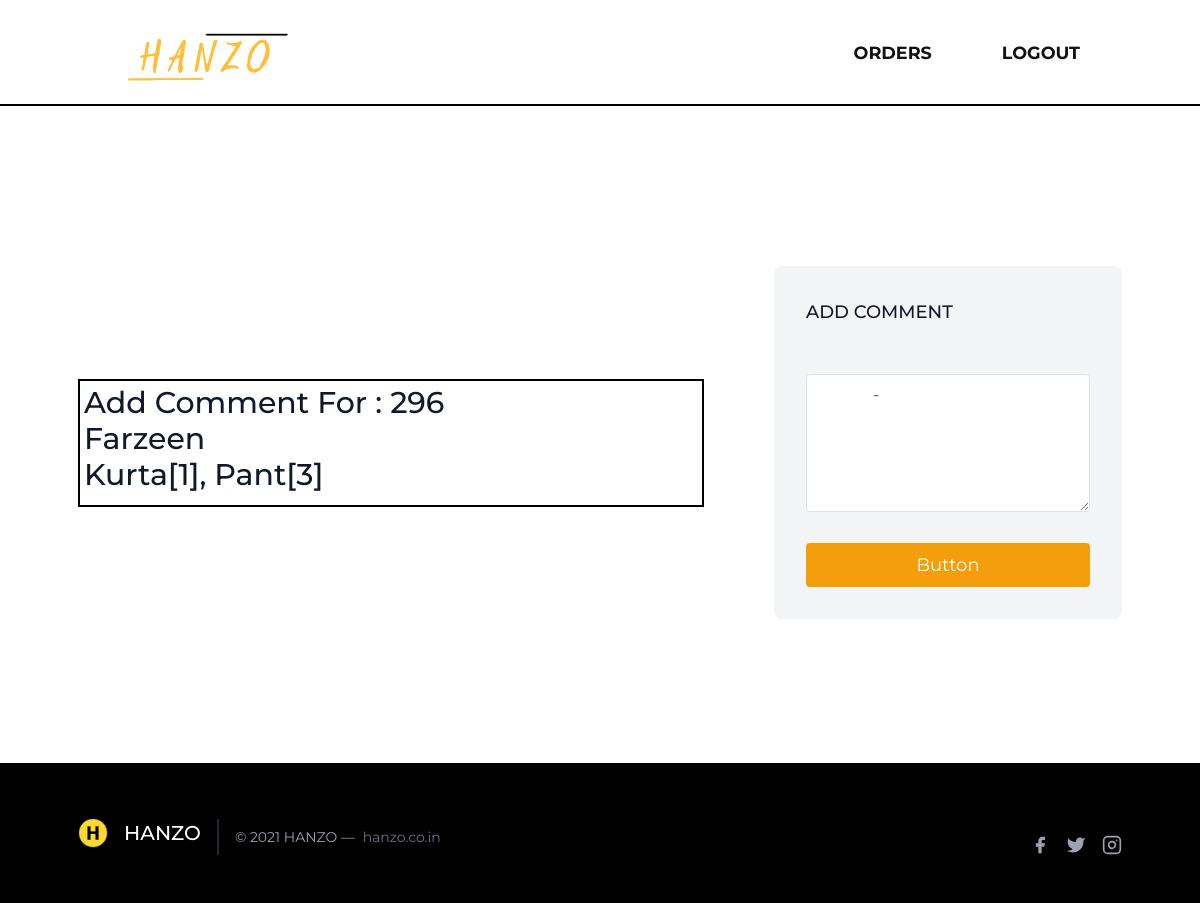
The page /delivery/comment/296 (signed in) on the database its author committed.
### home/models.py (models this page shows, shortened)
class Order(models.Model):
    order_id = models.AutoField(primary_key=True)
    name = models.CharField(max_length=1000)
    phone = models.IntegerField()
    order_name = models.CharField(max_length=1000)
    address = models.CharField(max_length=1000)
    timing = models.CharField(max_length=1000)
    status = models.CharField(max_length=1000, default="Order Placed")
    f_stat = models.IntegerField()
    comment = models.CharField(max_length=1000, default="-")
    weight = models.CharField(max_length=1000, default="Not Specified")
    laundry_price = models.CharField(max_length=1000, default="Not defined Yet")
    costumer_price = models.CharField(max_length=1000, default="Not defined Yet")
    laundry_review = models.CharField(max_length=1000, default="No review")
    delivery_review = models.CharField(max_length=1000, default="No review")
    refer_code = models.CharField(max_length=1000, default="-")

### delivery/views.py (the view, shortened to what this page needs)
# urls.py: path('comment/<int:id>', views.comment),
def comment(request,id):
    if not request.user.is_authenticated:
        return redirect('/delivery')
    orders = list(Order.objects.filter(order_id=id))
    params = {'order':orders}
    return render(request, 'delivery/comment.html',params)

### templates/delivery/comment.html (shortened to what this page needs)
{% extends 'dbase.html' %}
{% block body %}
<div class="only-laptop">
    <br><br>
    <hr style="border:1px solid black">
    </div>
    <br><br>
    <section class="text-gray-600 body-font">
      {% for i in order %}
      <form action="" method="POST">{% csrf_token %}
      <div class="container px-5 py-24 mx-auto flex flex-wrap items-center" bis_skin_checked="1">
        <div class="lg:w-3/5 md:w-1/2 md:pr-16 lg:pr-0 pr-0" style="border:2px solid black;padding:4px" bis_skin_checked="1">
          <h1 class="title-font font-medium text-3xl text-gray-900">
            Add Comment For : {{i.order_id}} <br> {{i.name}} <br> {{i.order_name}}
          </h1>
        </div>
        <div class="lg:w-2/6 md:w-1/2 bg-gray-100 rounded-lg p-8 flex flex-col md:ml-auto w-full mt-10 md:mt-0" bis_skin_checked="1">
          <h2 class="text-gray-900 text-lg font-medium title-font mb-5">ADD COMMENT</h2>
          <div class="relative mb-4" bis_skin_checked="1">
            <textarea id="comment" name="comment" rows="4" class="w-full bg-white rounded border border-gray-300 focus:border-yellow-500 focus:ring-2 focus:ring-yellow-200 text-base outline-none text-gray-700 py-1 px-3 leading-8 transition-colors duration-200 ease-in-out">
            {{i.comment}}
            </textarea>
          </div>
          <button type="submit" class="text-white bg-yellow-500 border-0 py-2 px-8 focus:outline-none hover:bg-yellow-600 rounded text-lg">Button</button>
        </div>
      </div>
    </form>
      {% endfor %}
    </section>
<br><br>
{% endblock body %}

### home/static/css/style_base.css (style rules this page uses)
* { font-family: Montserrat; }
html { color: #222; font-size: 1em; line-height: 2; box-sizing: border-box }
body { margin: 0; }

### rows shown on the page
Order: order_id "296", name "Farzeen", order_name "Kurta[1], Pant[3]", comment "-"
